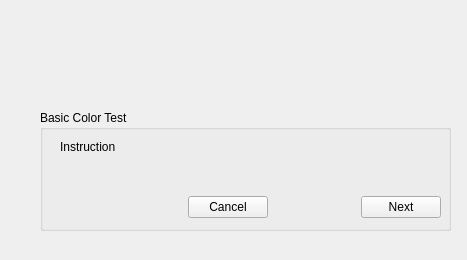
<?xml version="1.0" encoding="UTF-8"?>
<ui version="4.0">
 <class>MainMenu::CBasicColorTestDlg</class>
 <widget class="QWidget" name="MainMenu::CBasicColorTestDlg">
  <property name="geometry">
   <rect>
    <x>0</x>
    <y>0</y>
    <width>467</width>
    <height>260</height>
   </rect>
  </property>
  <property name="windowTitle">
   <string>Form</string>
  </property>
  <widget class="QLabel" name="colorLabel">
   <property name="geometry">
    <rect>
     <x>40</x>
     <y>30</y>
     <width>411</width>
     <height>51</height>
    </rect>
   </property>
   <property name="frameShape">
    <enum>QFrame::NoFrame</enum>
   </property>
   <property name="text">
    <string/>
   </property>
  </widget>
  <widget class="QGroupBox" name="groupBox">
   <property name="geometry">
    <rect>
     <x>40</x>
     <y>110</y>
     <width>411</width>
     <height>121</height>
    </rect>
   </property>
   <property name="title">
    <string>Basic Color Test</string>
   </property>
   <widget class="QWidget" name="layoutWidget">
    <property name="geometry">
     <rect>
      <x>20</x>
      <y>30</y>
      <width>381</width>
      <height>78</height>
     </rect>
    </property>
    <layout class="QVBoxLayout" name="verticalLayout">
     <item>
      <widget class="QLabel" name="instructionLabel">
       <property name="text">
        <string>Instruction</string>
       </property>
      </widget>
     </item>
     <item>
      <spacer name="verticalSpacer">
       <property name="orientation">
        <enum>Qt::Vertical</enum>
       </property>
       <property name="sizeHint" stdset="0">
        <size>
         <width>20</width>
         <height>18</height>
        </size>
       </property>
      </spacer>
     </item>
     <item>
      <layout class="QHBoxLayout" name="horizontalLayout">
       <item>
        <spacer name="horizontalSpacer">
         <property name="orientation">
          <enum>Qt::Horizontal</enum>
         </property>
         <property name="sizeHint" stdset="0">
          <size>
           <width>128</width>
           <height>20</height>
          </size>
         </property>
        </spacer>
       </item>
       <item>
        <widget class="QPushButton" name="cancelBtn">
         <property name="text">
          <string>Cancel</string>
         </property>
        </widget>
       </item>
       <item>
        <spacer name="horizontalSpacer_2">
         <property name="orientation">
          <enum>Qt::Horizontal</enum>
         </property>
         <property name="sizeHint" stdset="0">
          <size>
           <width>28</width>
           <height>20</height>
          </size>
         </property>
        </spacer>
       </item>
       <item>
        <widget class="QPushButton" name="nextBtn">
         <property name="text">
          <string>Next</string>
         </property>
        </widget>
       </item>
      </layout>
     </item>
    </layout>
   </widget>
  </widget>
 </widget>
 <resources/>
 <connections/>
</ui>
